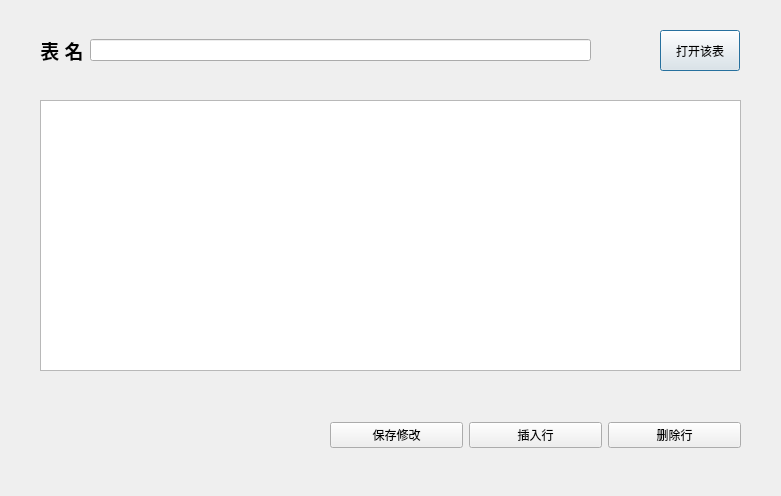
<?xml version="1.0" encoding="UTF-8"?>
<ui version="4.0">
 <class>table</class>
 <widget class="QDialog" name="table">
  <property name="geometry">
   <rect>
    <x>0</x>
    <y>0</y>
    <width>781</width>
    <height>496</height>
   </rect>
  </property>
  <property name="windowTitle">
   <string>Dialog</string>
  </property>
  <widget class="QPushButton" name="pushButton">
   <property name="geometry">
    <rect>
     <x>660</x>
     <y>30</y>
     <width>80</width>
     <height>41</height>
    </rect>
   </property>
   <property name="text">
    <string>打开该表</string>
   </property>
  </widget>
  <widget class="QWidget" name="layoutWidget">
   <property name="geometry">
    <rect>
     <x>40</x>
     <y>30</y>
     <width>551</width>
     <height>41</height>
    </rect>
   </property>
   <layout class="QHBoxLayout" name="horizontalLayout">
    <item>
     <widget class="QLabel" name="label">
      <property name="text">
       <string>&lt;html&gt;&lt;head/&gt;&lt;body&gt;&lt;p align=&quot;center&quot;&gt;&lt;span style=&quot; font-size:14pt; font-weight:600;&quot;&gt;表  名&lt;/span&gt;&lt;/p&gt;&lt;/body&gt;&lt;/html&gt;</string>
      </property>
     </widget>
    </item>
    <item>
     <widget class="QLineEdit" name="lineEditTableName"/>
    </item>
   </layout>
  </widget>
  <widget class="QTableWidget" name="tableWidget">
   <property name="geometry">
    <rect>
     <x>40</x>
     <y>100</y>
     <width>701</width>
     <height>271</height>
    </rect>
   </property>
  </widget>
  <widget class="QWidget" name="">
   <property name="geometry">
    <rect>
     <x>330</x>
     <y>390</y>
     <width>411</width>
     <height>91</height>
    </rect>
   </property>
   <layout class="QHBoxLayout" name="horizontalLayout_2">
    <item>
     <widget class="QPushButton" name="pushButton_S">
      <property name="text">
       <string>保存修改</string>
      </property>
     </widget>
    </item>
    <item>
     <widget class="QPushButton" name="pushButton_insert">
      <property name="text">
       <string>插入行</string>
      </property>
     </widget>
    </item>
    <item>
     <widget class="QPushButton" name="pushButton_delete">
      <property name="text">
       <string>删除行</string>
      </property>
     </widget>
    </item>
   </layout>
  </widget>
 </widget>
 <resources/>
 <connections/>
</ui>
